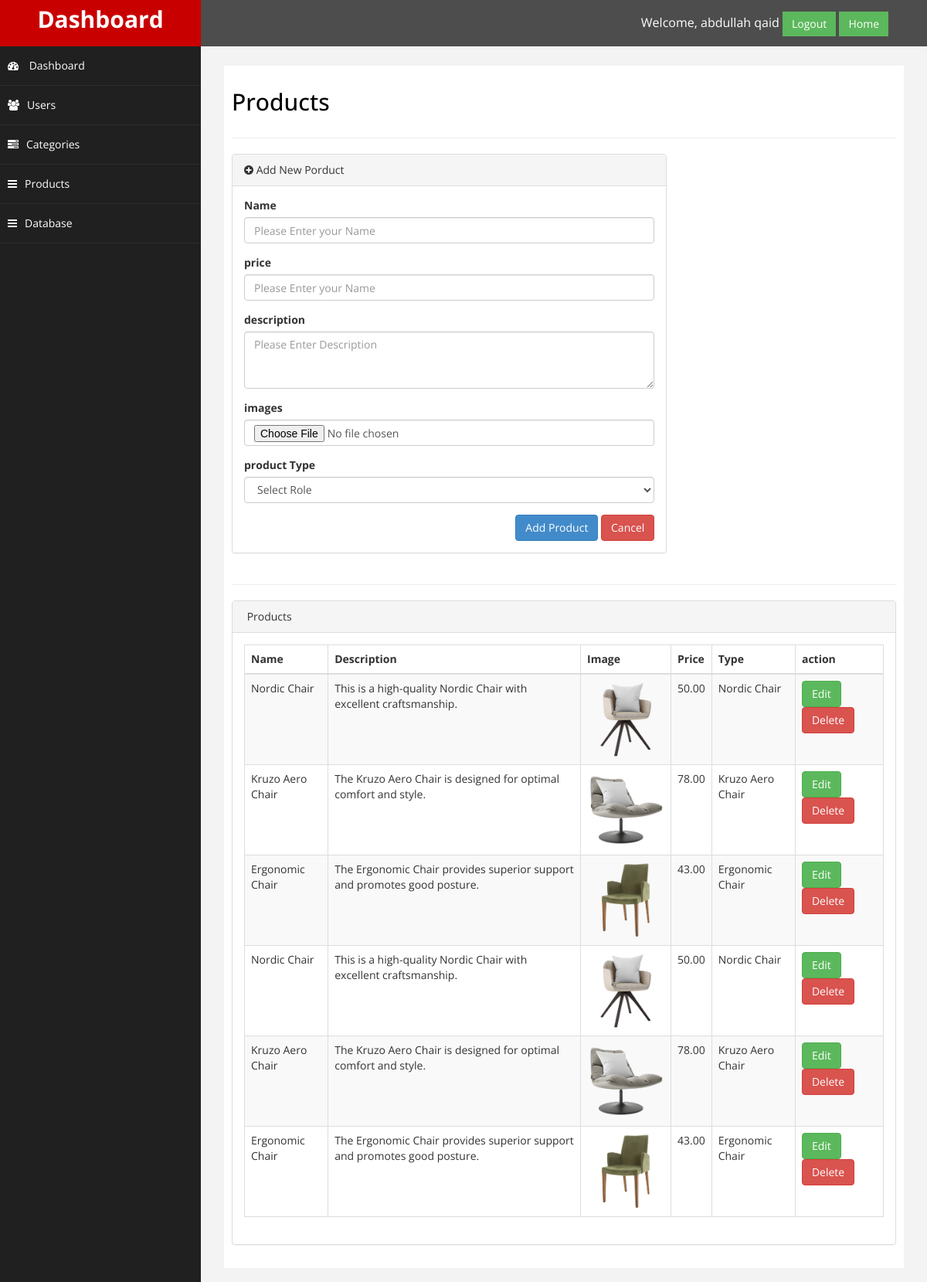
/admin/products.php (signed in), run on the app's committed database.
### tables this page shows
CREATE TABLE `products` (
  `product_id` int(11) NOT NULL,
  `name` varchar(100) NOT NULL,
  `description` varchar(255) DEFAULT NULL,
  `price` decimal(10,2) NOT NULL,
  `image` varchar(255) DEFAULT NULL,
  `stock_quantity` int(11) NOT NULL DEFAULT 0,
  `created_at` timestamp NOT NULL DEFAULT current_timestamp(),
  `updated_at` timestamp NOT NULL DEFAULT current_timestamp() ON UPDATE current_timestamp()
);

### admin/products.php (the view, shortened to what this page needs)
<?php
include('upload/header.php');
require('db_connect.php');
?>
<div id="page-wrapper">
    <div id="page-inner">
        <div class="row">
            <div class="col-md-12">
                <h2><i class="fa fa-items"></i>Products</h2>
            </div>
        </div>
        <hr />
        <div class="row">
            <div class="col-md-8">
                <div class="panel panel-default">
                    <div class="panel-heading">
                        <i class="fa fa-plus-circle"></i> Add New Porduct
                    </div>
                    <div class="panel-body">
                        <div class="row">
                            <div class="col-md-12">
                                <form role="form" method="post" enctype="multipart/form-data">
                                    <div class="form-group">
                                        <label>Name</label>
                                        <input type="text" name="name" placeholder="Please Enter your Name " class="form-control" />
                                    </div>
                                    <div class="form-group">
                                        <label>price</label>
                                        <input type="text" name="price" placeholder="Please Enter your Name " class="form-control" />
                                    </div>
                                    <div class="form-group">
                                        <label>description</label>
                                        <textarea placeholder="Please Enter Description" name="description" class="form-control" cols="30" rows="3"></textarea>
                                    </div>
                                    <div class="form-group">
                                        <label>images</label>
                                        <input type="file" class="form-control" name="image">
                                    </div>
                                    <div class="form-group">
                                        <label>product Type</label>
                                        <select class="form-control" name="cat_id">
                                            <option value="" selected disabled>Select Role</option>
                                        </select>
                                    </div>
                                    <div style="float:right;">
                                        <button type="submit" name="submitProduct" class="btn btn-primary">Add
                                            Product</button>
                                        <button type="reset" class="btn btn-danger">Cancel</button>
                                    </div>
                            </div>
                        </div>
                    </div>
                </div>
            </div>
        </div>
        <hr />
        <div class="row">
            <div class="col-md-12">
                <div class="panel panel-default">
                    <div class="panel-heading">
                        <i class="fa fa-task"></i> Products
                    </div>
                    <div class="panel-body">
                        <div class="table-responsive">
                            <table class="table table-striped table-bordered table-hover" id="dataTables-example">
                                <thead>
                                    <tr>
                                        <th>Name</th>
                                        <th>Description</th>
                                        <th>Image</th>
                                        <th>Price</th>
                                        <th>Type</th>
                                        <th>action</th>
                                    </tr>
                                </thead>
                                <tbody>
                                    <?php
                                    $sql = "select * from products ";
                                    $stm = $db->prepare($sql);
                                    $stm->execute();
                                    if ($stm->rowCount()) {
                                        foreach ($stm->fetchAll() as $row) {
                                            $id = $row['product_id'];
                                    ?>
                                            <tr class="odd gradeX">
                                                <td><?php echo $row['name'];  ?></td>
                                                <td><?php echo   $row['description']; ?></td>
                                                <td><img src="../images/<?php echo $row['image'] ?>" width="100px" class="img-fluid"></td>
                                                <td><?php echo   $row['price']; ?></td>
                                                <td><?php
                                                    $sql = "select * from products where product_id=:product_id";
                                                    $stm = $db->prepare($sql);
                                                    $stm->execute(array("product_id" => $row['product_id']));
                                                    foreach ($stm->fetchAll() as $catRow) {
                                                        echo $catRow['name'];
                                                    }
                                                    ?>
                                                </td>
                                                <td>
                                                    <a href="editproducts.php?action=edit&id=<?php echo $id ?>" class='btn btn-success'>Edit</a>
                                                    <a href="?action=delete&id=<?php echo $id ?>" class='delete btn btn-danger'>Delete</a>
                                                </td>
                                            </tr>
                                    <?php
                                        }
                                    }  ?>
                                </tbody>
                            </table>
                        </div>
                    </div>
                </div>
            </div>
        </div>
    </div>
</div>
</div>
<?php
include('upload/footer.php');
?>

### admin/assets/css/custom.css (style rules this page uses)
body { font-family: 'Open Sans', sans-serif; }
#page-wrapper { padding: 15px 15px; min-height: 600px; background:#F3F3F3; }
#page-inner { width:100%; margin:10px 20px 10px 0px; background-color:#fff!important; padding:10px; min-height:600px; }
h2 { color: #000; }
@media (min-width:768px) { #page-wrapper { margin: 0 0 0 260px; padding: 15px 30px; } }

### data on the page
products: name "Nordic Chair", description "This is a high-quality Nordic Chair with excellent craftsmanship.", image (picture), price "50.00"
products: name "Kruzo Aero Chair", description "The Kruzo Aero Chair is designed for optimal comfort and style.", image (picture), price "78.00"
products: name "Ergonomic Chair", description "The Ergonomic Chair provides superior support and promotes good posture.", image (picture), price "43.00"
products: name "Nordic Chair", description "This is a high-quality Nordic Chair with excellent craftsmanship.", image (picture), price "50.00"
products: name "Kruzo Aero Chair", description "The Kruzo Aero Chair is designed for optimal comfort and style.", image (picture), price "78.00"
products: name "Ergonomic Chair", description "The Ergonomic Chair provides superior support and promotes good posture.", image (picture), price "43.00"

### other printed values
$_SESSION['username'] "abdullah qaid"
